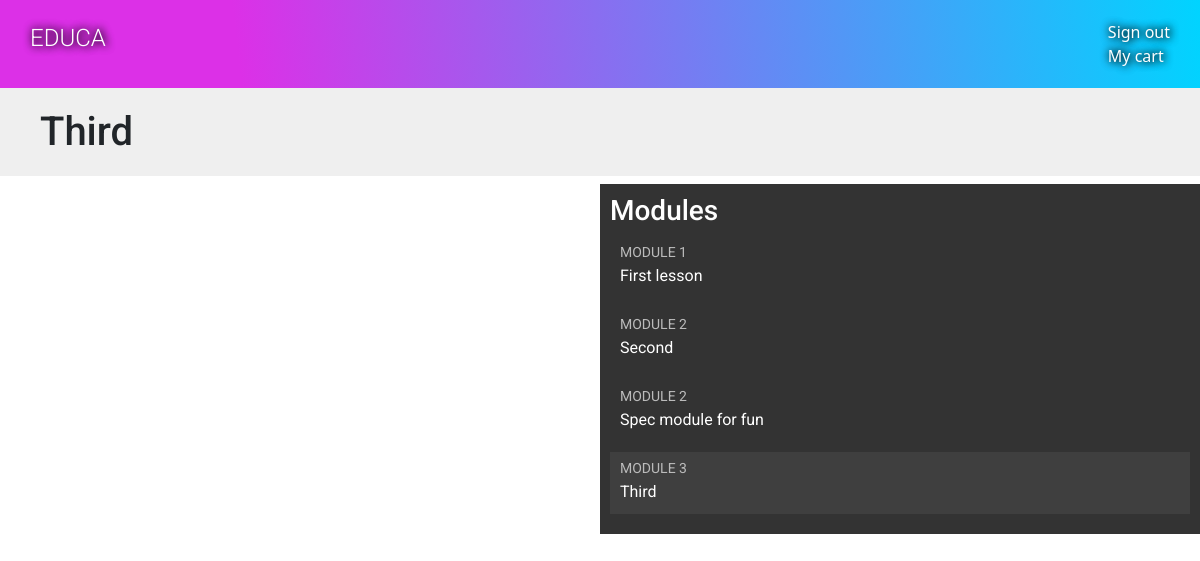
Page /students/courses/1/3/ (signed in) on the committed database.
### courses/models.py (models this page shows, shortened)
class Module(models.Model):
    name = models.CharField(max_length=200)
    slug = models.CharField(max_length = 200)
    course = models.ForeignKey(Course, related_name='modules', on_delete=models.CASCADE)
    description = models.TextField(blank=True)
    order = OrderField(blank=True, for_fields=['course'])
    class Meta:
        ordering = ['order']

### students/views.py (the view)
# urls.py: path('courses/<pk>/', StudentCoursesDetailView.as_view(), name='student_detail'),
class StudentCoursesDetailView(DetailView):
    model = Course
    template_name = 'students/course/detail.html'
    def get_queryset(self):
        return Course.objects.filter(students__in=[self.request.user])
    def get_context_data(self, **kwargs):
        context = super().get_context_data(**kwargs)
        course = self.object #get_object
        print(course.name)
        if 'module_id' in self.kwargs:
            module = course.modules.get(id = self.kwargs['module_id'])
            context['module'] = module
        else:
            module = course.modules.first()
            context['module'] = module
        context['module_context'] = module.content.all()
        return context

### students/templates/students/course/detail.html (shortened to what this page needs)
{% extends "base.html" %}
{% load cache %}
{% block content %}
  <h1>
    {{ module.name }}
  </h1>
  <div class="contents">
    <h3>Modules</h3>
    <ul id="modules">
      {% for m in object.modules.all %}
        <li data-id="{{ m.id }}" {% if m == module %}class="selected"{% endif %}>
          <a href="{% url "student_detail_module" object.id m.id %}">
            <span>
              Module <span class="order">{{ m.order|add:1 }}</span>
            </span>
            <br>
            {{ m.name }}
          </a>
        </li>
      {% empty %}
        <li>No modules yet.</li>
      {% endfor %}
    </ul>
  </div>
  <div class="module">
  </div>
{% endblock %}

### courses/static/css/base.css (style rules this page uses)
body { margin:0; font-family:'Roboto', sans-serif; font-weight:400; color:#333; }
a { color:#3fad37; text-decoration:none; }
ul { float:left; }
h1, h2, h3, h4, h5, h6 { font-family:'Roboto', sans-serif; font-weight:300; }
h1 { background:#efefef; width:100%; overflow:auto; padding:20px 0 20px 40px; margin:0; }
.module { padding:10px 20px; float:left; width:600px; }
.contents { width:50%; padding:10px; float:right; background:#333; color: #fff; font-family:'Roboto', sans-serif; }
.contents ul { list-style:none; margin:0; padding:0; width:100%; }
.contents ul li { margin:0 0 10px 0; padding:4px 10px 10px; overflow:auto; cursor:move; }
.contents ul li.selected { background:#3f3f3f; }
.contents ul span { text-transform:uppercase; color:#bbb; font-size:14px; }
.contents ul a { display:block; color:#fff; text-decoration:none; transition: all 0.4s ease; }

### rows in the picture
Module: name "Third", order|add "3"
Module: order|add "1", name "First lesson"
Module: order|add "2", name "Second"
Module: order|add "2", name "Spec module for fun"
